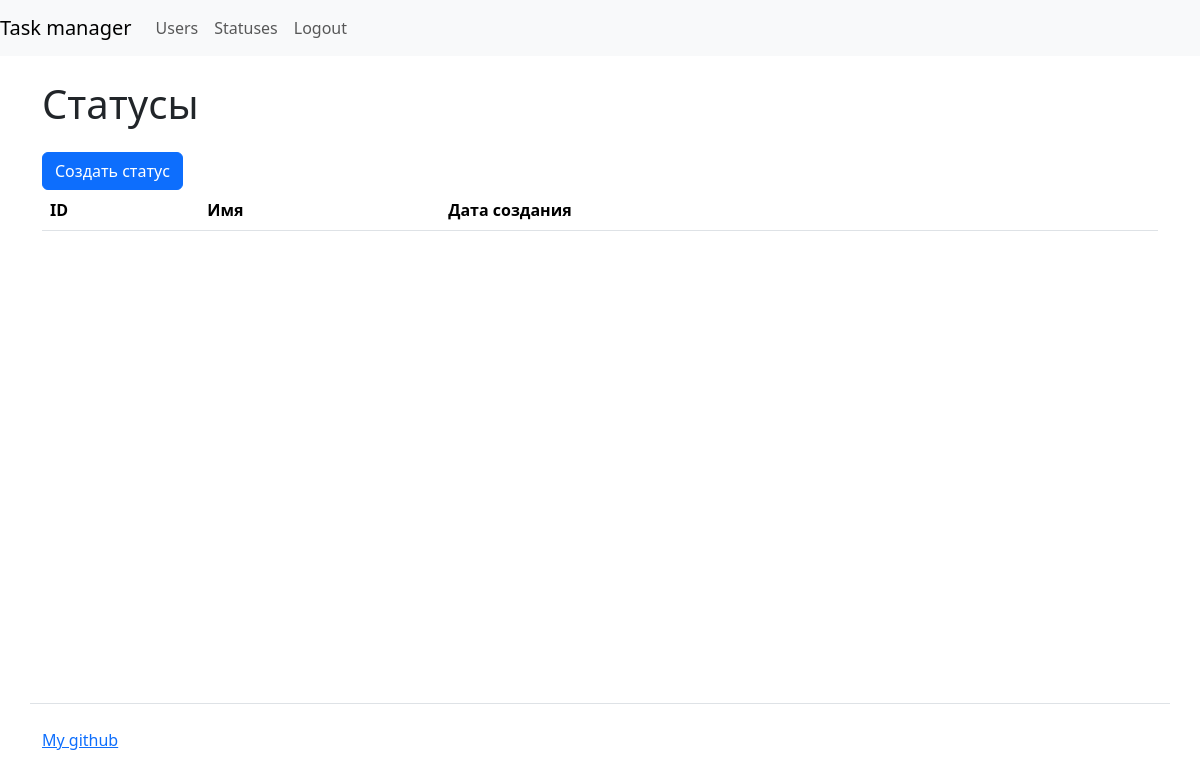
Page /statuses/ (signed in) on the earlier database version.
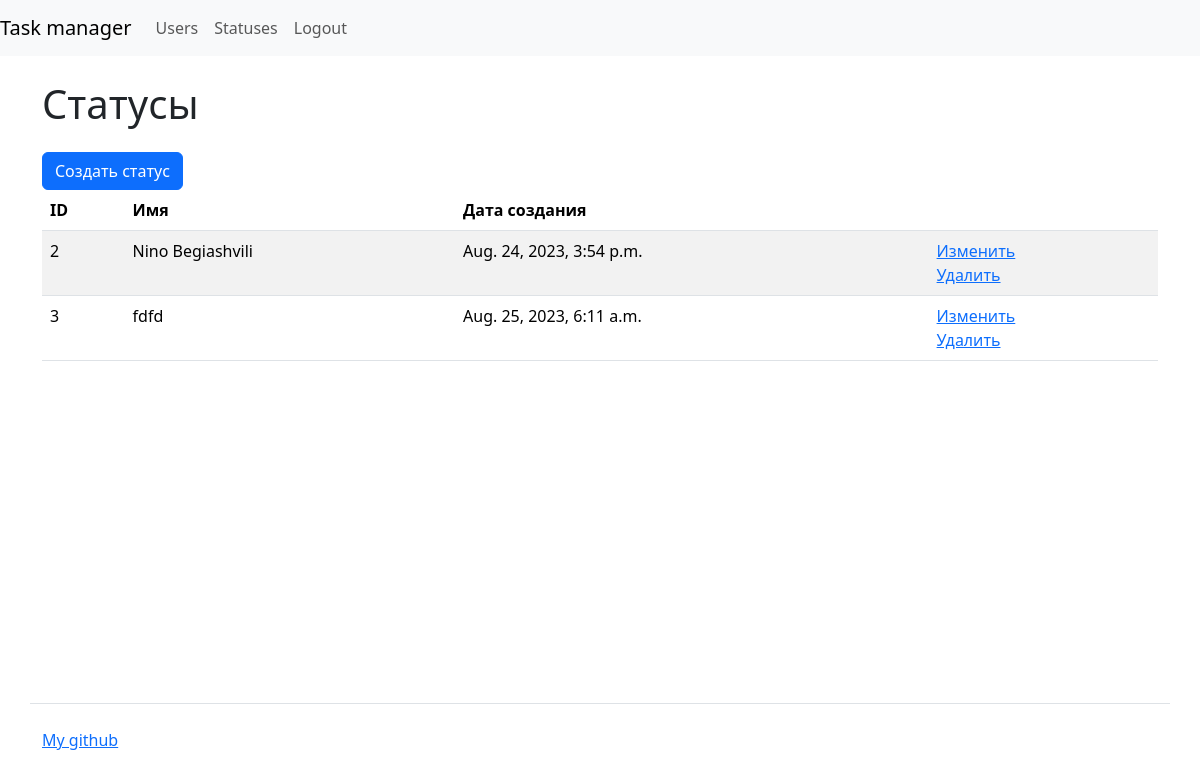
Same page on the later database version.
### statuses/models.py (models this page shows, shortened)
class Statuses(models.Model):
    name = models.CharField(max_length=100, unique=True, verbose_name="имя")
    created_at = models.DateTimeField(auto_now_add=True)

### statuses/views.py (the view)
# urls.py: path('', views.IndexView.as_view(), name='statuses'),
class IndexView(CustomLoginRequiredMixin, ListView):
    model = Statuses
    template_name = 'statuses/index.html'
    context_object_name = 'statuses'

### task_manager/templates/statuses/index.html (shortened to what this page needs)
{% extends "base.html" %}
{% load i18n %}
{% block content %}
<h1 class="my-4">Статусы</h1>
    <a class="btn btn-primary" href="/statuses/create/">Создать статус</a>
    <table class="table table-striped">
      <thead>
        <tr>
          <th>ID</th>
          <th>Имя</th>
          <th>Дата создания</th>
          <th></th>
        </tr>
      </thead>
      <tbody>
        {% for status in statuses %}
          <tr>
            <td>{{status.pk}}</td>
            <td>{{status.name}}</td>
            <td>{{status.created_at}}</td>
            <td>
              <a href="{% url 'update_status' status.pk %}">Изменить</a>
              <br>
              <a href="{% url 'delete_status' status.pk %}">Удалить</a>
            </td>
          </tr>
          {% endfor %}
          </tbody>
    </table>
{% endblock %}

### task_manager/templates/base.html (shortened to what this page needs)
<!DOCTYPE html>
{% load django_bootstrap5 %}
{% bootstrap_css %}
{% load i18n %}
<html lang="ru-ru">
    <head>
    </head>
    <body class="d-flex flex-column min-vh-100">
        <nav class="navbar navbar-expand-lg navbar-light bg-light">
            <a class="navbar-brand" href="{% url 'main' %}">{% trans "Task manager" %}</a>
            <ul class="navbar-nav mr-auto">
              <li class="nav-item">
                <a class="nav-link" href="{% url 'users' %}">{% trans "Users" %}</a>
              </li>
              {% if request.user.is_authenticated %}
              <li class="nav-item"> <a class="nav-link" href="{% url 'statuses' %}">{% trans "Statuses" %}</a>
              <li class="nav-item"> <a class="nav-link" href="{% url 'logout' %}">{% trans "Logout" %}</a>
              {% endif %}
            </ul>
        </nav>
        <div class="container wrapper flex-grow-1">
        {% block content %}
        {% endblock %}
        </div>
        <footer>
            <div class="container my-5 pt-4 border-top">
              <a target="_blank" href="https://github.com/Georgyphyton">{% trans "My github" %}</a>
            </div>
          </footer>
        </body>
    </html>

Differences in the rows shown:
added Statuses: pk "2", name "Nino Begiashvili", created_at "Aug. 24, 2023, 3:54 p.m."
added Statuses: pk "3", name "fdfd", created_at "Aug. 25, 2023, 6:11 a.m."
